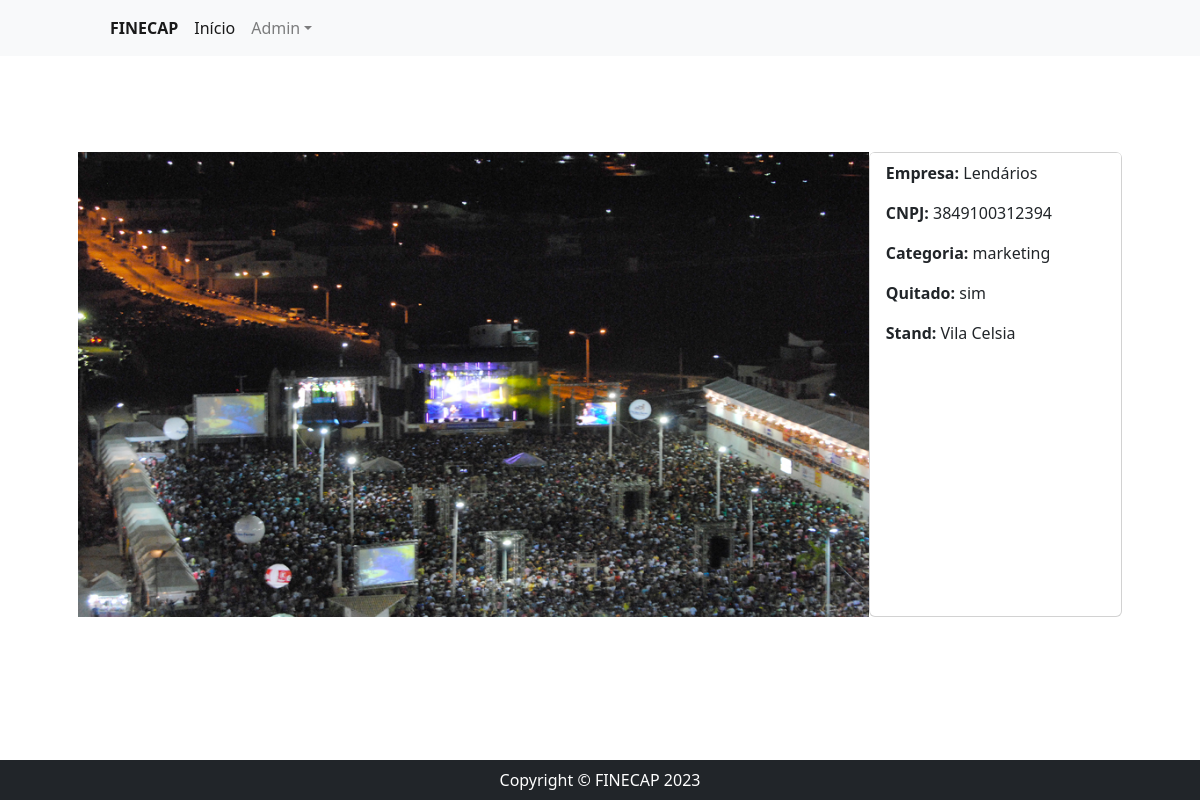
/detalhe/4/, run on an earlier commit of the app's database.
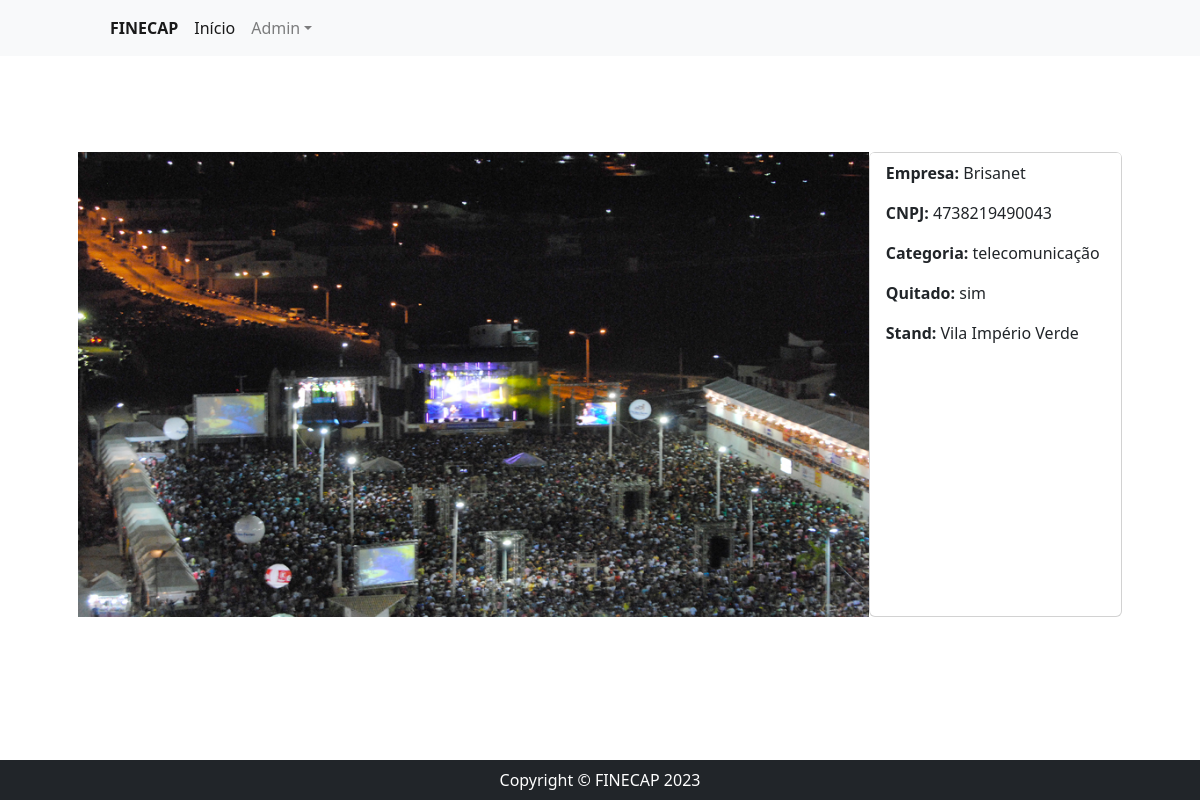
And on a later commit of the database.
### stands/models.py (models this page shows, shortened)
class Reserva(models.Model):
    CATEGORIA = (
        ('telecomunicação', 'Telecomunicação'),
        ('fast-food', 'Fast-Food'),
        ('marketing', 'Marketing'),
        ('cultura', 'Cultura')
    )
    nome_empresa = models.CharField(max_length=200, verbose_name='Nome da empresa')
    cnpj = models.CharField(max_length=14, verbose_name='CNPJ')
    categoria_empresa = models.CharField(max_length=200, choices=CATEGORIA, verbose_name='Categoria da empresa')
    quitado = models.BooleanField(default=False)
    stand = models.OneToOneField(Stand,on_delete=models.CASCADE)
    data_reserva = models.DateField(auto_now_add=True)

class Stand(models.Model):
    localizacao = models.CharField(max_length=200, verbose_name='Localização')
    valor = models.FloatField(verbose_name='Valor')
    def __str__(self):
        return self.localizacao

### stands/views.py (the view)
# urls.py: path('detalhe/<int:id>/',detalhe_reserva,name='detalhe_reserva')
def detalhe_reserva(request,id):
    reserva = Reserva.objects.get(id=id)
    context = {
        'reserva':reserva
    }
    return render(request,'stands/detalhe.html',context)

### stands/templates/stands/detalhe.html
{% extends 'base.html' %}
{% block center %}
<section class="py-5">
    <div class="container d-flex px-4 px-lg-5 my-5">
        <div class="mb-6">
            <img src="/static/css/img/finecap.jpg" class="img-fluid" alt="Imagem responsiva">
        </div>
        <div class="card mb-6" style="width: 18rem;">
            <ul class="list-group list-group-flush">
                <li class="list-group-item"> <strong>Empresa: </strong>{{ reserva.nome_empresa }}</li>
                <li class="list-group-item"> <strong>CNPJ: </strong>{{ reserva.cnpj }}</li>
                <li class="list-group-item"><strong>Categoria: </strong>{{ reserva.categoria_empresa }}</li>
                <li class="list-group-item"><strong>Quitado: </strong>
                    {% if reserva.quitado %}
                    sim
                    {% else %}
                    não
                    {% endif %}
                </li>
                <li class="list-group-item"><strong>Stand: </strong>{{ reserva.stand }}</li>
            </ul>
        </div>
    </div>
</section>
{% endblock %}

### templates/base.html (shortened to what this page needs)
{% load static %}
<!DOCTYPE html>
<html lang="pt-br">
<head>
    <link rel="stylesheet" href="https://stackpath.bootstrapcdn.com/bootstrap/4.1.3/css/bootstrap.min.css"
>
    <link rel="stylesheet" href="https://cdn.jsdelivr.net/npm/bootstrap@4.3.1/dist/css/bootstrap.min.css"
>
    <link rel="stylesheet" type="text/css" href="bootstrap/css/bootstrap.min.css">
    <link rel="stylesheet" href="https://cdn.jsdelivr.net/npm/bootstrap@4.3.1/dist/css/bootstrap.min.css"
>
    <link href="https://cdn.jsdelivr.net/npm/bootstrap-icons@1.5.0/font/bootstrap-icons.css" rel="stylesheet" />
    <link href="../static/css/styles.css" rel="stylesheet" />
</head>
<body>
    <nav class="navbar navbar-expand-lg navbar-light bg-light">
        <div class="container px-4 px-lg-5">
            <div class="collapse navbar-collapse" id="navbarSupportedContent">
                <ul class="navbar-nav me-auto mb-2 mb-lg-0 ms-lg-4">
                    <li class="nav-item"><a class="nav-link active" aria-current="page"
                            href="{% url 'reserva_listar' %}"><strong>FINECAP</strong></a></li>
                    <li class="nav-item dropdown">
                    <li class="nav-item"><a class="nav-link active" aria-current="page"
                            href="{% url 'reserva_listar' %}">Início</a></li>
                    <li class="nav-item dropdown">
                        <a class="nav-link dropdown-toggle" id="navbarDropdown" href="#" role="button"
                            data-bs-toggle="dropdown" aria-expanded="false">Admin</a>
                    </li>
                </ul>
            </div>
        </div>
    </nav>
    <main>
        {% block center %}
        {% endblock %}
    </main>
    <footer class="py-2 bg-dark rodape">
        <div class="container">
            <p class="m-0 text-center text-white">Copyright &copy; FINECAP 2023</p>
        </div>
    </footer>
</body>
</html>

What changed in the data, as far as the page shows it:
changed Reserva: nome_empresa "Lendários" → "Brisanet"; cnpj "3849100312394" → "4738219490043"; categoria_empresa "marketing" → "telecomunicação"; stand "Vila Celsia" → "Vila Império Verde"
